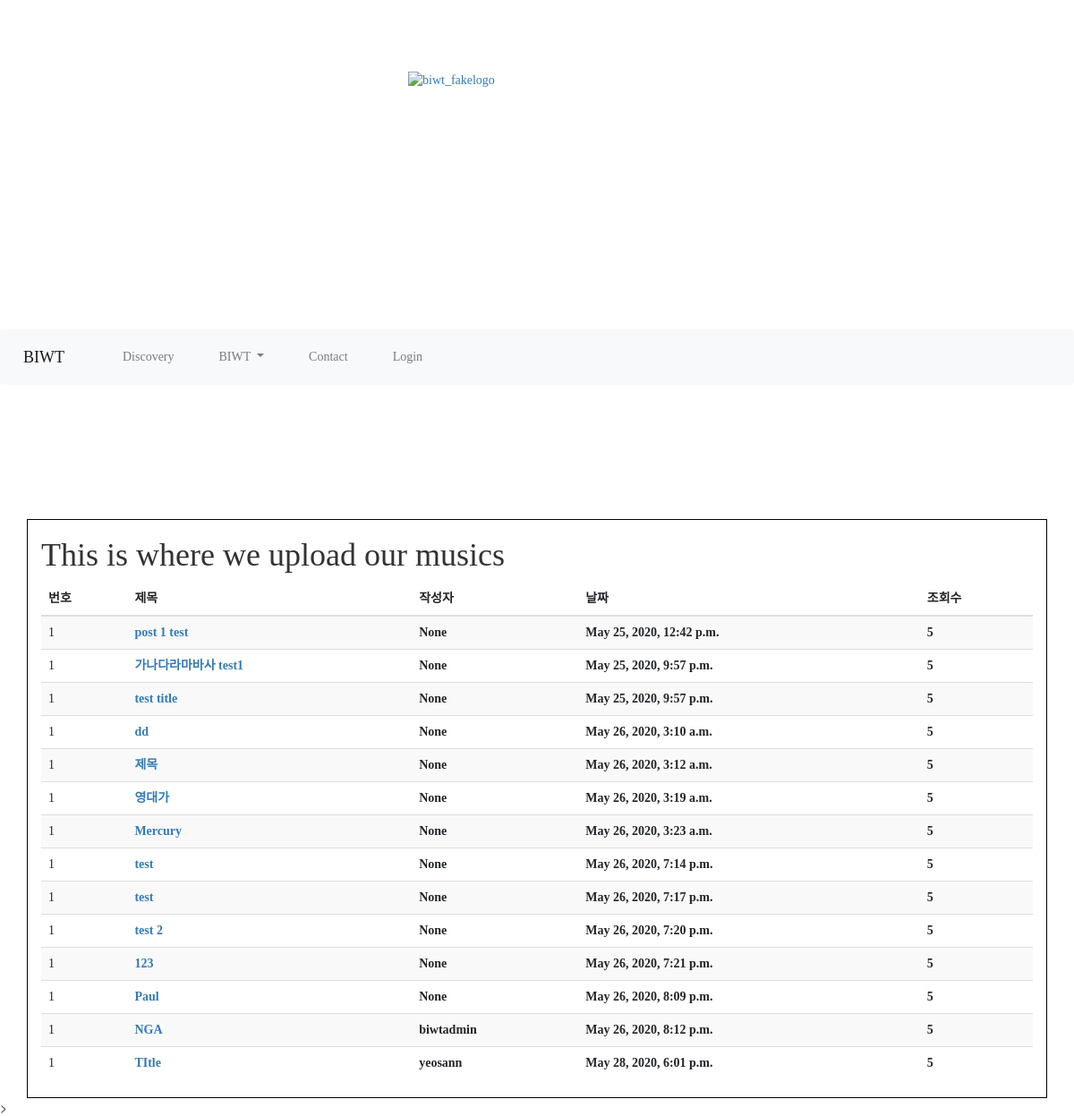
Page /biwt/music/ on the earlier database version.
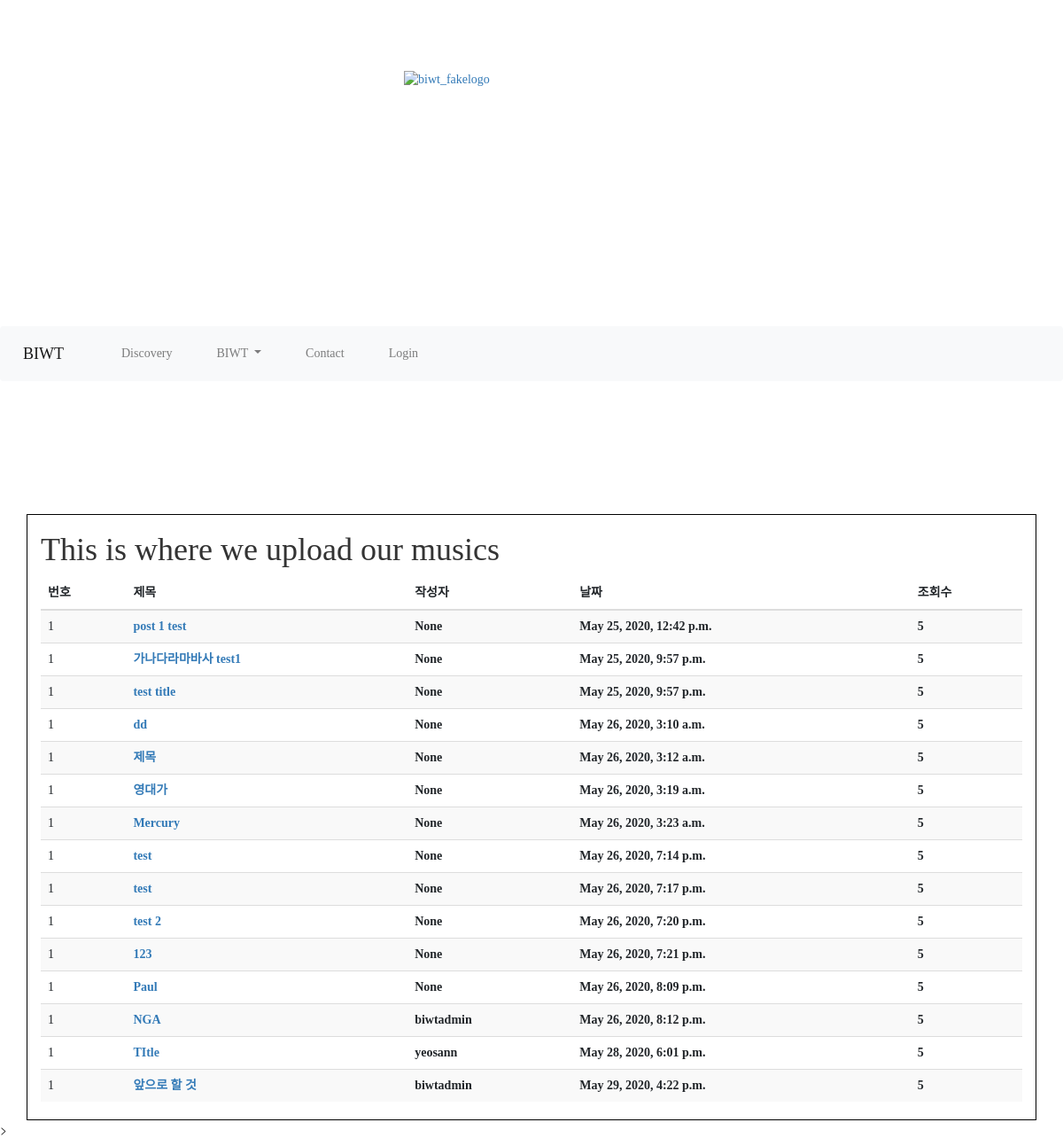
Same page on the later database version.
### biwtapp/models.py (models this page shows, shortened)
class Post(models.Model):
    title = models.CharField(max_length=200)
    author = models.CharField(max_length=20, null=True)
    pub_date = models.DateTimeField('date_published')
    body = models.TextField()

### ourapp/views.py (the view)
# urls.py: path('music/', views.music, name='music'),
def music(request):
    posts = Post.objects
    user = User.objects
    return render(request, 'music.html', {'posts': posts})

### ourapp/templates/music.html
{% extends 'base.html' %}
{% block content %}
<h1>This is where we upload our musics</h1>
<table class="table table-striped">
    <thead>
        <tr>
            <th>번호</th>
            <th>제목</th>
            <th>작성자</th>
            <th>날짜</th>
            <th>조회수</th>
        </tr>
    </thead>
    <tbody>
        {% for post in posts.all %}
        <tr>
            <td>1</td>
            <th><a href="{% url 'detail' post.id %}">{{post.title}}</a></th>
            <th>{{post.author}}</th>
            <th>{{post.pub_date}}</th>
            <th>5</th>
        </tr>
        {% endfor %}
    </tbody>
</table>
{% endblock %}

### biwtapp/templates/base.html (shortened to what this page needs)
<!DOCTYPE html>
<html lang="en">
<head>
  <link rel="stylesheet" href="https://stackpath.bootstrapcdn.com/bootstrap/4.5.0/css/bootstrap.min.css"
>
</head>
<body>
  <div>
    <a href="{% url 'home' %}"><img id="logo" src="https://live.staticflickr.com/65535/49933800962_f6bf3cc4d5_n.jpg"
        width="288" height="288" alt="biwt_fakelogo"></a>
  </div>
  {% if user.is_authenticated %}
  <div class="navbar-contents">
    <nav class="navbar navbar-expand-lg navbar-light bg-light">
      <a class="navbar-brand" href="#">
        어서오세요, {{user.username}}님
      </a>
      <button class="navbar-toggler" type="button" data-toggle="collapse" data-target="#navbarSupportedContent"
        aria-controls="navbarSupportedContent" aria-expanded="false" aria-label="Toggle navigation">
        <span class="navbar-toggler-icon"></span>
      </button>
      <div class="collapse navbar-collapse text-align:center;" id="navbarSupportedContent">
        <ul class="navbar-nav mr-auto">
          <li class="nav-item">
            <a class="nav-link" href="{% url 'discovery' %}">Discovery</a>
          </li>
          <li class="nav-item dropdown">
            <a class="nav-link dropdown-toggle" href="{% url 'profile' %}" id="navbarDropdown" role="button"
              data-toggle="dropdown" aria-haspopup="true" aria-expanded="false">
              BIWT
            </a>
            <div class="dropdown-menu" aria-labelledby="navbarDropdown">
              <a class="dropdown-item" href="{% url 'about' %}">About BIWT</a>
              <a class="dropdown-item" href="{% url 'music' %}">Music</a>
              <a class="dropdown-item" href="#">Video</a>
              <div class="dropdown-divider"></div>
              <a class="dropdown-item" href="#">Something else here</a>
            </div>
          </li>
          <li class="nav-item">
            <a class="nav-link" href="{% url 'createpost' %}">Post</a>
          </li>
          <li class="nav-item">
            <a class="nav-link" href="#">Contact</a>
          </li>
          <li class="nav-item">
            <a class="nav-link" href="{% url 'logout' %}">Logout</a>
          </li>
        </ul>
      </div>
    </nav>
  </div>
  <!-- <nav id="nav">
    <ul class="nav-container">
      <li class="nav-item"><a href="">Discovery</a></li>
      <li class="nav-item"><a href="{% url 'about' %}">BIWT</a></li>
        <ul>
          <li><a href="">ONE</a></li>
          <li><a href="">TWO</a></li>
        </ul>
      <li class="nav-item"><a href="">Shop</a></li>
      <li class="nav-item"><a href="">Contact</a></li>
      <li class="nav-item"><a href="{% url 'logout' %}">Logout</a></li>
    </ul>
  </nav> -->
  {% else %}
  <div class="navbar-contents">
    <nav class="navbar navbar-expand-lg navbar-light bg-light">
      <a class="navbar-brand" href="#">
        BIWT
      </a>
      <div class="collapse navbar-collapse text-align:center;" id="navbarSupportedContent">
        <ul class="navbar-nav mr-auto">
          <li class="nav-item">
            <a class="nav-link" href="{% url 'discovery' %}">Discovery</a>
          </li>
          <li class="nav-item dropdown">
            <a class="nav-link dropdown-toggle" href="{% url 'profile' %}" id="navbarDropdown" role="button"
              data-toggle="dropdown" aria-haspopup="true" aria-expanded="false">
              BIWT
            </a>
          </li>
          <li class="nav-item">
            <a class="nav-link" href="#">Contact</a>
          </li>
          <li class="nav-item">
            <a class="nav-link" href="{% url 'login' %}">Login</a>
          </li>
        </ul>
      </div>
    </nav>
  </div>
  {% endif %}
  <div class="container">
    {% block content %}
    {% endblock %}
  </div>
</body>
<link href="https://stackpath.bootstrapcdn.com/bootstrap/3.4.1/css/bootstrap.min.css" rel="stylesheet">
<link href="https://cdn.jsdelivr.net/npm/summernote@0.8.18/dist/summernote.min.css" rel="stylesheet">
>
</html>

### biwtapp/templates/base.html (style rules this page uses)
* { font-family: 'Jeju Gothic' }
#logo { display: block; margin-left: auto; margin-right: auto; margin-top: 80px; }
.navbar-nav .nav-item .nav-link { margin-left: 20px; margin-right: 20px; text-align: center; }
.container { margin-top: 150px; height: 100%; position: relative; border: 1px solid black; }

Differences in the rows shown:
added Post: title "앞으로 할 것", author "biwtadmin", pub_date "May 29, 2020, 4:22 p.m."
